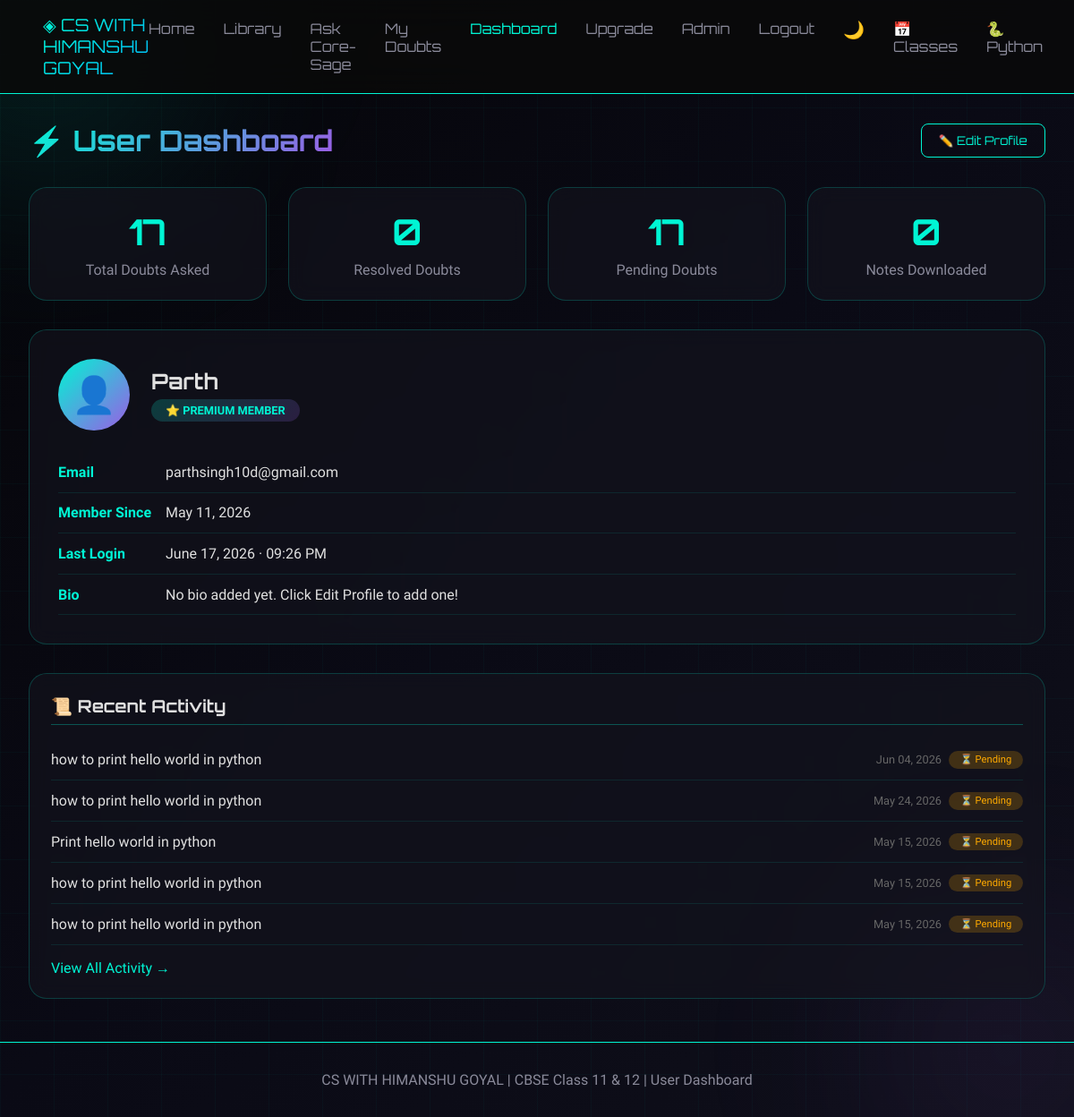
The page /dashboard/ (signed in) on the database its author committed.
### repository/models.py (models this page shows, shortened)
class Profile(models.Model):
    user = models.OneToOneField(User, on_delete=models.CASCADE, related_name='profile')
    is_paid = models.BooleanField(default=False, help_text="Premium tier access status")
    bio = models.TextField(blank=True, help_text="User biography or introduction")
    total_doubts = models.IntegerField(default=0)
    created_at = models.DateTimeField(auto_now_add=True)
    updated_at = models.DateTimeField(auto_now=True)
    class Meta:
        verbose_name = 'User Profile'
        verbose_name_plural = 'User Profiles'
        ordering = ['-created_at']

class Doubt(models.Model):
    MODE_CHOICES = [
        ('FREE_AI', 'Free AI (Basic)'),
        ('PAID_AI', 'Premium AI (Advanced)'),
        ('TEACHER', 'Faculty Direct - Command Uplink'),
    ]
    PRIORITY_CHOICES = [
        (0, 'Low Priority'),
        (1, 'Normal Priority'),
        (2, 'High Priority'),
        (3, 'Urgent Priority'),
    ]
    CATEGORY_CHOICES = [
        ('PYTHON', '🐍 Python'),
        ('SQL', '📊 SQL/Database'),
        ('NETWORKING', '🌐 Networking'),
        ('DSA', '📈 Data Structures & Algorithms'),
        ('WEB', '🌍 Web Development'),
        ('OOPS', '🎭 OOP Concepts'),
        ('FILE_HANDLING', '📁 File Handling'),
        ('ERRORS', '⚠️ Error Debugging'),
        ('CS_GENERAL', '💻 Computer Science General'),
        ('IP_GENERAL', '📱 Informatics Practices'),
        ('OTHER', '❓ Other'),
    ]
    student = models.ForeignKey(User, on_delete=models.CASCADE, related_name='doubts')
    query = models.TextField(help_text="Student's question or doubt")
    response = models.TextField(blank=True, null=True, help_text="AI or Faculty response")
    mode = models.CharField(max_length=20, choices=MODE_CHOICES, default='FREE_AI')
    priority = models.IntegerField(choices=PRIORITY_CHOICES, default=1)
    category = models.CharField(max_length=50, choices=CATEGORY_CHOICES, default='OTHER', help_text="Select the category of your doubt")
    created_at = models.DateTimeField(auto_now_add=True)
    updated_at = models.DateTimeField(auto_now=True)
    resolved_at = models.DateTimeField(blank=True, null=True)
    ai_model_used = models.CharField(max_length=50, blank=True, null=True)
    response_time_ms = models.IntegerField(blank=True, null=True)
    tokens_used = models.IntegerField(blank=True, null=True)
    is_escalated = models.BooleanField(default=False)
    satisfaction_rating = models.IntegerField(blank=True, null=True)
    class Meta:
        verbose_name = 'Doubt'
        verbose_name_plural = 'Doubts'
        ordering = ['-priority', '-created_at']
    @property
    def is_resolved(self):
        return self.resolved_at is not None

### repository/views.py (the view)
# urls.py: path('dashboard/', views.dashboard, name='dashboard'),
@login_required
def dashboard(request):
    user_profile = request.user.profile
    doubts = Doubt.objects.filter(student=request.user)
    total_doubts = doubts.count()
    resolved_doubts = doubts.filter(resolved_at__isnull=False).count()
    pending_doubts = total_doubts - resolved_doubts
    recent_doubts = doubts.order_by('-created_at')[:5]
    context = {
        'user_profile': user_profile,
        'is_paid': user_profile.is_paid,
        'total_doubts': total_doubts,
        'resolved_doubts': resolved_doubts,
        'pending_doubts': pending_doubts,
        'recent_doubts': recent_doubts,
    }
    return render(request, 'dashboard.html', context)

### templates/dashboard.html (shortened to what this page needs)
<!DOCTYPE html>
<html lang="en">
<head>
    <link rel="stylesheet" href="/static/css/dark-mode.css">
</head>
<body>
    <div class="bg-grid"></div>
    <div class="orb orb-1"></div>
    <div class="orb orb-2"></div>
    <nav>
        <div class="logo">◈ CS WITH HIMANSHU GOYAL</div>
        <ul class="nav-links">
             <li><a href="/">Home</a></li>
            <li><a href="/library/">Library</a></li>
            <li><a href="/ask/">Ask Core-Sage</a></li>
            <li><a href="/history/">My Doubts</a></li>
            <li><a href="/dashboard/" class="active">Dashboard</a></li>
            <li><a href="/upgrade/">Upgrade</a></li>
            <li><a href="/admin/">Admin</a></li>
            <li><a href="/logout/">Logout</a></li>
            <li><button id="themeToggle" style="background:none; border:none; font-size:1.2rem; cursor:pointer;">🌙</button></li>
            <li><a href="/classes/">📅 Classes</a></li>
            <li><a href="/python-interpreter/">🐍 Python</a></li>
        </ul>
    </nav>
    <div class="container">
        <div class="dashboard-header">
            <h1>⚡ User Dashboard</h1>
            <button class="edit-btn" id="editProfileBtn">✏️ Edit Profile</button>
        </div>
        <div class="stats-grid">
            <div class="stat-card">
                <div class="stat-number">{{ total_doubts }}</div>
                <div class="stat-label">Total Doubts Asked</div>
            </div>
            <div class="stat-card">
                <div class="stat-number">{{ resolved_doubts }}</div>
                <div class="stat-label">Resolved Doubts</div>
            </div>
            <div class="stat-card">
                <div class="stat-number">{{ pending_doubts }}</div>
                <div class="stat-label">Pending Doubts</div>
            </div>
            <div class="stat-card">
                <div class="stat-number">{{ total_chapters_viewed|default:"0" }}</div>
                <div class="stat-label">Notes Downloaded</div>
            </div>
        </div>
        <div class="profile-card">
            <div class="profile-header">
                <div class="avatar">👤</div>
                <div class="profile-info">
                    <h2>{{ user.username }}</h2>
                    <span class="tier-badge {% if is_paid %}tier-premium{% else %}tier-free{% endif %}">
                        {% if is_paid %}⭐ PREMIUM MEMBER{% else %}🆓 FREE USER{% endif %}
                    </span>
                </div>
            </div>
            <div class="info-row">
                <div class="info-label">Email</div>
                <div class="info-value">{{ user.email }}</div>
            </div>
            <div class="info-row">
                <div class="info-label">Member Since</div>
                <div class="info-value">{{ user.date_joined|date:"F d, Y" }}</div>
            </div>
            <div class="info-row">
                <div class="info-label">Last Login</div>
                <div class="info-value">{{ user.last_login|date:"F d, Y · h:i A" }}</div>
            </div>
            <div class="info-row">
                <div class="info-label">Bio</div>
                <div class="info-value">{{ user_profile.bio|default:"No bio added yet. Click Edit Profile to add one!" }}</div>
            </div>
        </div>
        <div class="recent-card">
            <h3 class="section-title">📜 Recent Activity</h3>
            {% for doubt in recent_doubts %}
            <div class="activity-item">
                <span class="activity-question">{{ doubt.query|truncatechars:60 }}</span>
                <span class="activity-date">{{ doubt.created_at|date:"M d, Y" }}</span>
                <span class="activity-status {% if doubt.is_resolved %}status-resolved{% else %}status-pending{% endif %}">
                    {% if doubt.is_resolved %}✅ Resolved{% else %}⏳ Pending{% endif %}
                </span>
            </div>
            {% empty %}
            <div style="text-align: center; padding: 2rem; color: #666;">
                <p>📭 No doubts asked yet.</p>
                <a href="/ask/" style="color: #00f5d4;">Ask Core-Sage something →</a>
            </div>
            {% endfor %}
            {% if recent_doubts %}
            <a href="/history/" class="view-all">View All Activity →</a>
            {% endif %}
        </div>
    </div>
    <footer>
        <p>CS WITH HIMANSHU GOYAL | CBSE Class 11 & 12 | User Dashboard</p>
    </footer>
</body>
</html>

### static/css/dark-mode.css (style rules this page uses)
:root { --bg-dark: #f5f5f7; --bg-card: rgba(255, 255, 255, 0.9); --bg-input: rgba(240, 240, 245, 0.9); --text-primary: #1a1a2e; --text-secondary: #4a4a5a; --text-muted: #8a8a9a; --border-glass: rgba(0, 0, 0, 0.1); }
body { background: var(--bg-dark); color: var(--text-primary); transition: background 0.3s ease, color 0.3s ease; }

### rows shown on the page
Profile: bio "No bio added yet. Click Edit Profile to add one!"
Doubt: query "how to print hello world in python", created_at "Jun 04, 2026", shows "⏳ Pending"
Doubt: query "how to print hello world in python", created_at "May 24, 2026", shows "⏳ Pending"
Doubt: query "Print hello world in python", created_at "May 15, 2026", shows "⏳ Pending"
Doubt: query "how to print hello world in python", created_at "May 15, 2026", shows "⏳ Pending"
Doubt: query "how to print hello world in python", created_at "May 15, 2026", shows "⏳ Pending"

### other values the page prints
{{ total_doubts }} "17"
{{ resolved_doubts }} "0"
{{ pending_doubts }} "17"
{{ total_chapters_viewed|default:"0" }} "0"
{{ user.username }} "Parth"
{{ user.email }} "parthsingh10d@gmail.com"
{{ user.date_joined|date:"F d, Y" }} "May 11, 2026"
{{ user.last_login|date:"F d, Y · h:i A" }} "June 17, 2026 · 09:26 PM"
